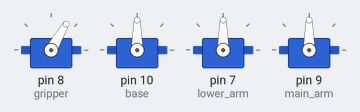
Recording of a sketch running on a simulated Arduino Uno, built with avr-gcc and run on an emulated ATmega328P. Shown: 4 × servo.

Above: at 0.05 s.
At 4.9 s:
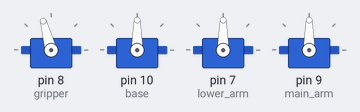
At 7.35 s:
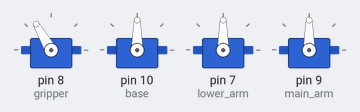
At 9.8 s:
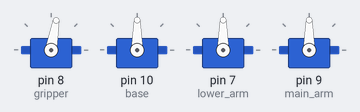
Timing chart, 0 to 15.7 s (numbered marks = the images above):
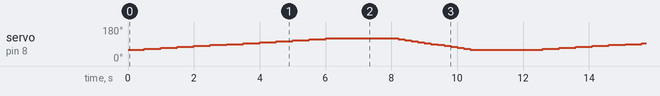

The sketch:

Dome_Arm_01.ino
```cpp
#include<Servo.h>
Servo base;           //Servo motor for the base
Servo lower_arm;           //Servo motor for the base
Servo main_arm;           //Servo motor for the base
Servo gripper;           //Servo motor for the base

//Main program setup
void setup() {
  Serial.begin(9600);
  gripper.attach(8);     //Attach on pin # 8 of arduino
  base.attach(10);     //Attach on pin # 8 of arduino
  lower_arm.attach(7);     //Attach on pin # 8 of arduino
  main_arm.attach(9);     //Attach on pin # 8 of arduino
}

//Main running loop of program
void loop() {
  for (int i=60; i <= 120; i = i + 5)
  {
    gripper.write(i);
    delay(500);
  }
  delay(1500);
  for (int j = 120; j >= 60; j = j - 5)
  {
    gripper.write(j);
    delay(200);
  }
  delay(1500);
}
```
